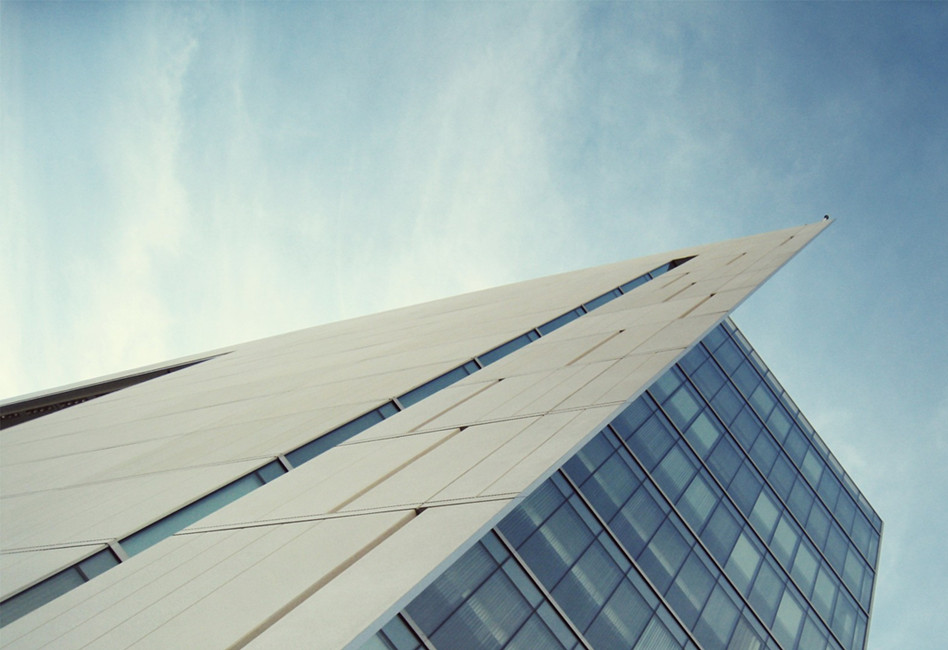
//> input picture opencv3_example/ch7/images/9.jpg, 948 x 650 px
$ ./009_HoughLines   (built with g++ and OpenCV 4)
//> lines starting //> are read from the running program, lines starting //| are printed output that depends on the picture; after the words box and inside, x2 and y2 are one past the last pixel; in counts of white or black regions, pixels touching at a corner belong together
//--------------------------------------【程序说明】-------------------------------------------
//		程序说明：《OpenCV3编程入门》OpenCV3版书本配套示例程序64
//		程序描述：霍夫线变换综合示例
//		开发测试所用操作系统： Windows 7 64bit
//		开发测试所用IDE版本：Visual Studio 2010
//		开发测试所用OpenCV版本：	3.0 beta
//		2014年11月 Created by @浅墨_毛星云
//		2014年12月 Revised by @浅墨_毛星云
//------------------------------------------------------------------------------------------------


//---------------------------------【头文件、命名空间包含部分】----------------------------
//		描述：包含程序所使用的头文件和命名空间
//------------------------------------------------------------------------------------------------
#include <opencv2/opencv.hpp>
#include <opencv2/highgui/highgui.hpp>
#include <opencv2/imgproc/imgproc.hpp>
using namespace std;
using namespace cv;


//-----------------------------------【全局变量声明部分】--------------------------------------
//		描述：全局变量声明
//-----------------------------------------------------------------------------------------------
Mat g_srcImage, g_dstImage,g_midImage;//原始图、中间图和效果图
vector<Vec4i> g_lines;//定义一个矢量结构g_lines用于存放得到的线段矢量集合
//变量接收的TrackBar位置参数
int g_nthreshold=100;

//-----------------------------------【全局函数声明部分】--------------------------------------
//		描述：全局函数声明
//-----------------------------------------------------------------------------------------------

static void on_HoughLines(int, void*);//回调函数
static void ShowHelpText();


//-----------------------------------【main( )函数】--------------------------------------------
//		描述：控制台应用程序的入口函数，我们的程序从这里开始
//-----------------------------------------------------------------------------------------------
int main( )
{
	//改变console字体颜色
	system("color 4F");

	ShowHelpText();

	//载入原始图和Mat变量定义
	Mat g_srcImage = imread("images/9.jpg");  //工程目录下应该有一张名为1.jpg的素材图
//> g_srcImage is the input picture: 650 rows x 948 cols, CV_8UC3; mean B, G, R 179.3, 178.6, 159.8

	//显示原始图
	imshow("【原始图】", g_srcImage);

	//创建滚动条
	namedWindow("【效果图】",1);
	createTrackbar("值", "【效果图】",&g_nthreshold,200,on_HoughLines);

	//进行边缘检测和转化为灰度图
	Canny(g_srcImage, g_midImage, 50, 200, 3);//进行一次canny边缘检测
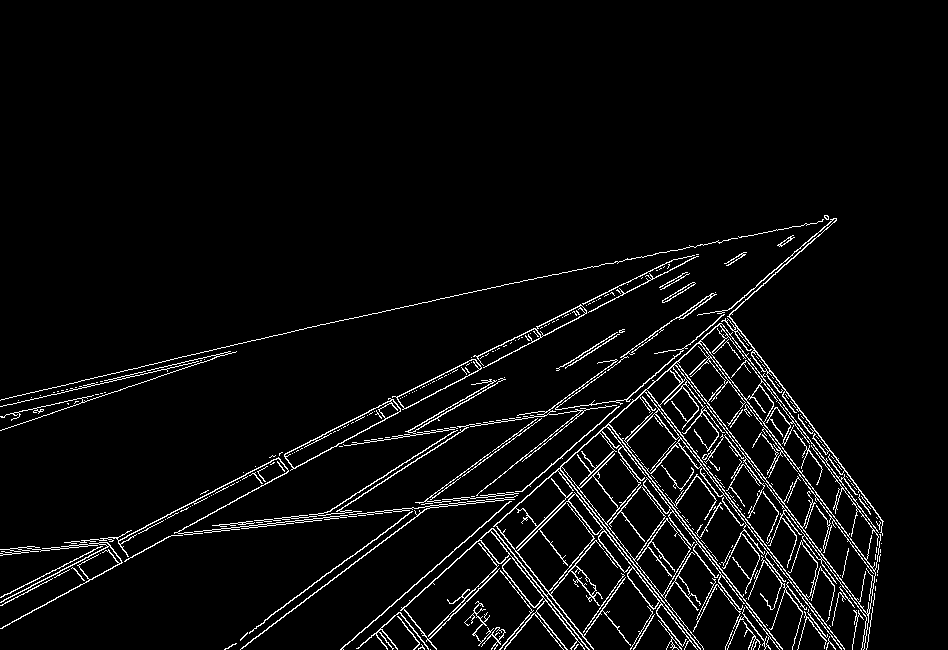
//> g_midImage: 650 rows x 948 cols, CV_8UC1; 4.3% white in thin lines or dots, all inside (x1, y1, x2, y2) = (0, 215, 884, 650)
	cvtColor(g_midImage,g_dstImage, COLOR_GRAY2BGR);//转化边缘检测后的图为灰度图

	//调用一次回调函数，调用一次HoughLinesP函数
	on_HoughLines(g_nthreshold,0);
	HoughLinesP(g_midImage, g_lines, 1, CV_PI/180, 80, 50, 10 );

	//显示效果图
	imshow("【效果图】", g_dstImage);


	waitKey(0);

	return 0;

}


//-----------------------------------【on_HoughLines( )函数】--------------------------------
//		描述：【顶帽运算/黑帽运算】窗口的回调函数
//----------------------------------------------------------------------------------------------
static void on_HoughLines(int, void*)
{
	//定义局部变量储存全局变量
	Mat dstImage=g_dstImage.clone();
	Mat midImage=g_midImage.clone();

	//调用HoughLinesP函数
	vector<Vec4i> mylines;
	HoughLinesP(midImage, mylines, 1, CV_PI/180, g_nthreshold+1, 50, 10 );
//> mylines = 104 lines (x1, y1, x2, y2), first 8: [414, 649, 737, 326], [358, 648, 814, 238], [217, 509, 629, 290], [146, 525, 536, 326], [271, 614, 663, 329], [243, 478, 461, 367], [413, 585, 835, 218], [418, 649, 668, 399]

	//循环遍历绘制每一条线段
	for( size_t i = 0; i < mylines.size(); i++ )
	{
		Vec4i l = mylines[i];
		line( dstImage, Point(l[0], l[1]), Point(l[2], l[3]), Scalar(23,180,55), 1, LINE_AA);
	}
//> this loop made 104 passes
//> l on passes 1 to 12: [414, 649, 737, 326], [358, 648, 814, 238], [217, 509, 629, 290], [146, 525, 536, 326], [271, 614, 663, 329], [243, 478, 461, 367], [413, 585, 835, 218], [418, 649, 668, 399], [0, 553, 129, 539], [340, 649, 570, 449], [500, 649, 682, 432], [504, 649, 716, 397]
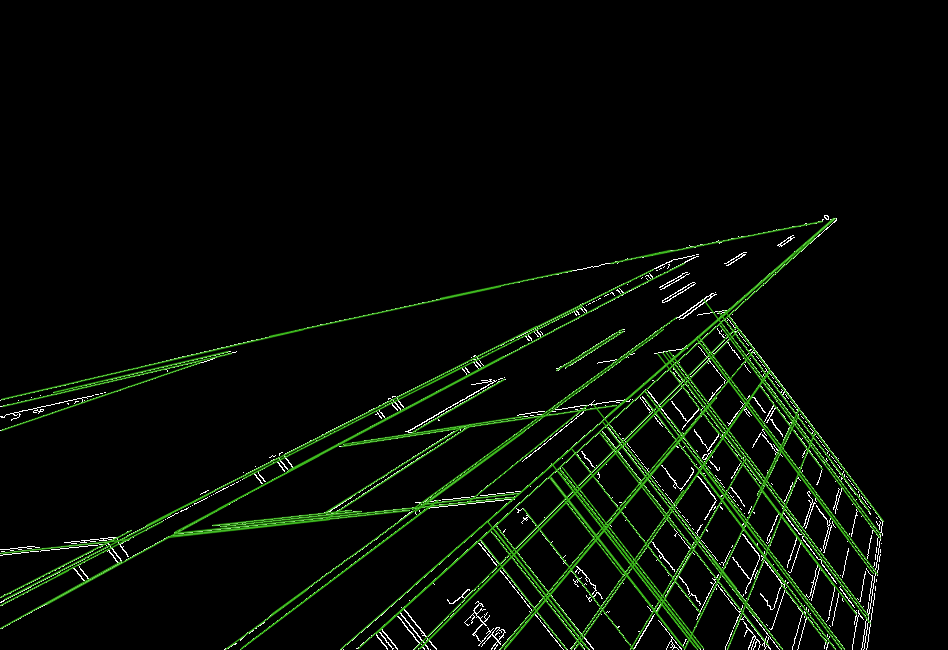
//> dstImage: 650 rows x 948 cols, CV_8UC3; mean B, G, R 5.4, 12, 6.7
//> in main, `HoughLinesP(g_midImage, g_lines, 1, CV_PI/180, 80, 50, 10 );`: g_lines = 121 lines (x1, y1, x2, y2), first 8: [423, 641, 737, 327], [358, 648, 814, 238], [174, 532, 397, 413], [264, 620, 398, 522], [127, 535, 557, 316], [426, 508, 524, 498], [418, 649, 668, 399], [597, 297, 673, 259]
	//显示图像
	imshow("【效果图】",dstImage);
}

//-----------------------------------【ShowHelpText( )函数】----------------------------------
//		描述：输出一些帮助信息
//----------------------------------------------------------------------------------------------
static void ShowHelpText()
{
	//输出欢迎信息和OpenCV版本
	printf("\n\n\t\t\t非常感谢购买《OpenCV3编程入门》一书！\n");
	printf("\n\n\t\t\t此为本书OpenCV3版的第64个配套示例程序\n");
	printf("\n\n\t\t\t   当前使用的OpenCV版本为：" CV_VERSION );
	printf("\n\n  ----------------------------------------------------------------------------\n");

	//输出一些帮助信息
	printf("\n\n\n\t请调整滚动条观察图像效果~\n\n");


}

$ run again, with opencv3_example/ch7/images/1.jpg copied over opencv3_example/ch7/images/9.jpg
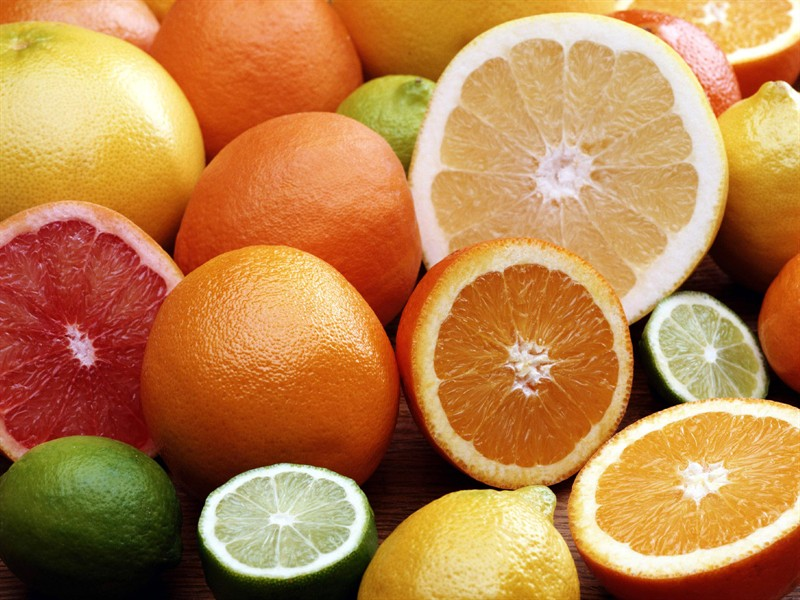
//> input picture opencv3_example/ch7/images/1.jpg, 800 x 600 px
//> g_srcImage is the input picture: 600 rows x 800 cols, CV_8UC3; mean B, G, R 76, 130.3, 185.2
//> `Canny(g_srcImage, g_midImage, 50, 200, 3);`:
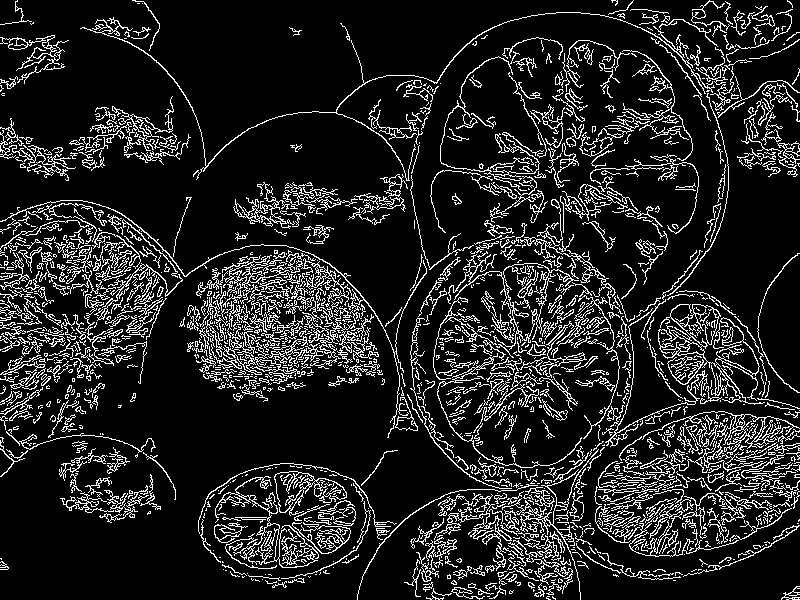
//> g_midImage: 600 rows x 800 cols, CV_8UC1; 13.7% white in thin lines or dots
//> g_dstImage: 600 rows x 800 cols, CV_8UC3; 13.7% white in thin lines or dots
//> mylines = 628 lines (x1, y1, x2, y2), first 8: [305, 346, 371, 342], [197, 330, 368, 330], [470, 465, 577, 572], [205, 302, 265, 326], [196, 292, 275, 314], [181, 322, 377, 367], [10, 241, 174, 288], [460, 378, 553, 401]
//> the loop in on_HoughLines, `for( size_t i = 0; i < mylines.size(); i++ )` made 628 passes
//> after the loop in on_HoughLines, `for( size_t i = 0; i < mylines.size(); i++ )`:
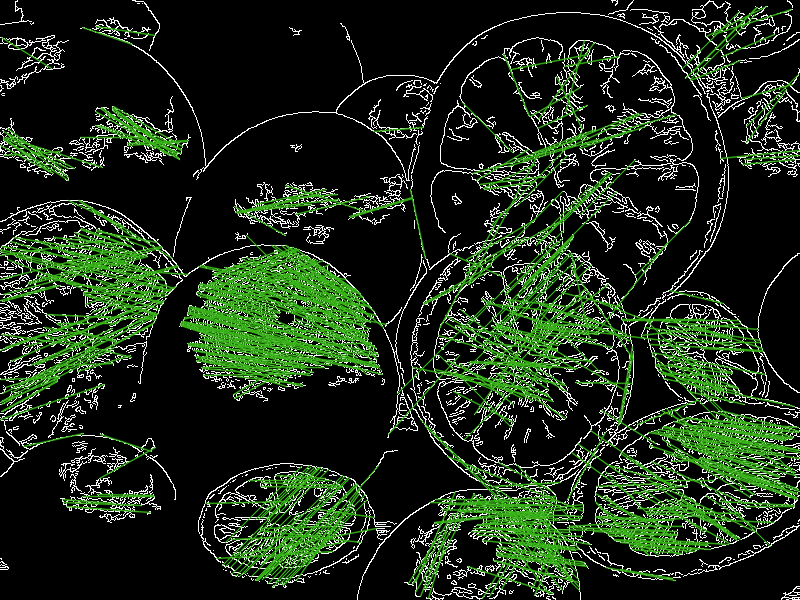
//> dstImage: 600 rows x 800 cols, CV_8UC3; mean B, G, R 26.8, 46.4, 30.8
//> g_lines = 659 lines (x1, y1, x2, y2), first 8: [181, 322, 278, 345], [0, 264, 162, 304], [204, 303, 376, 349], [188, 307, 378, 354], [477, 384, 553, 401], [51, 249, 176, 285], [200, 283, 363, 323], [644, 328, 741, 323]
